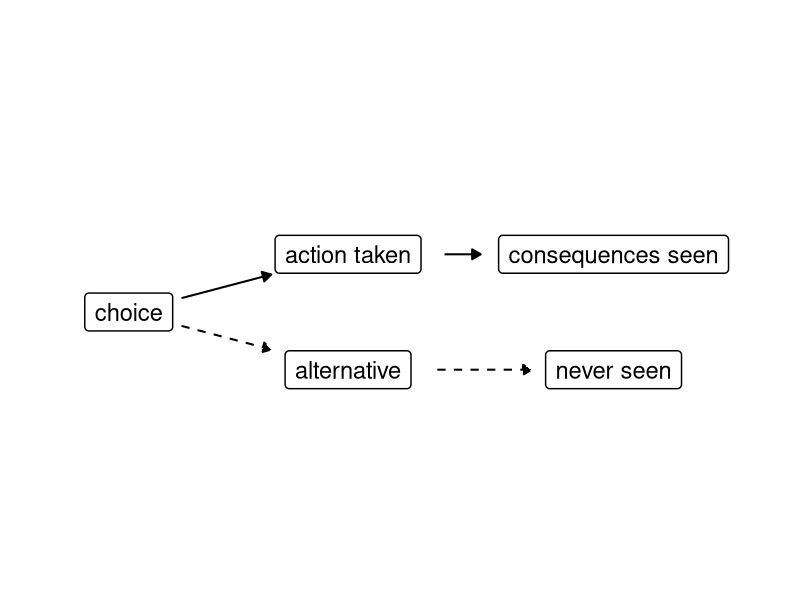
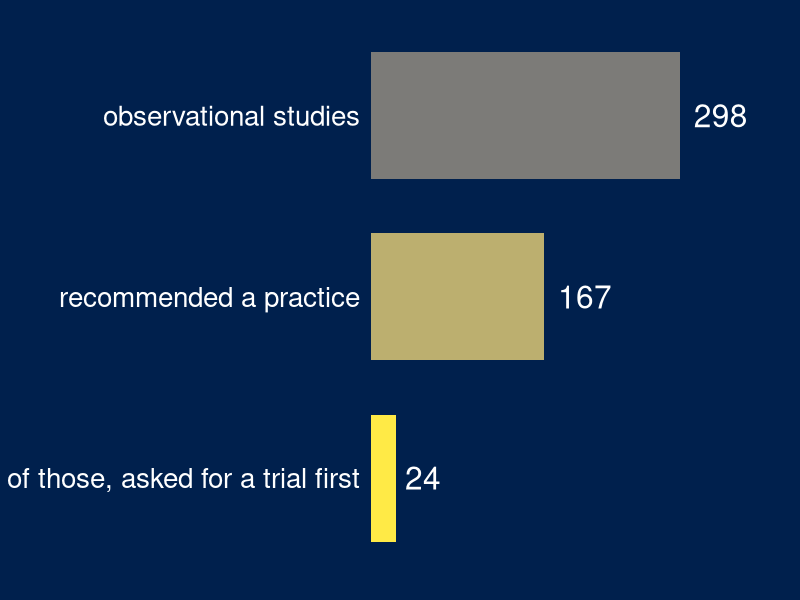
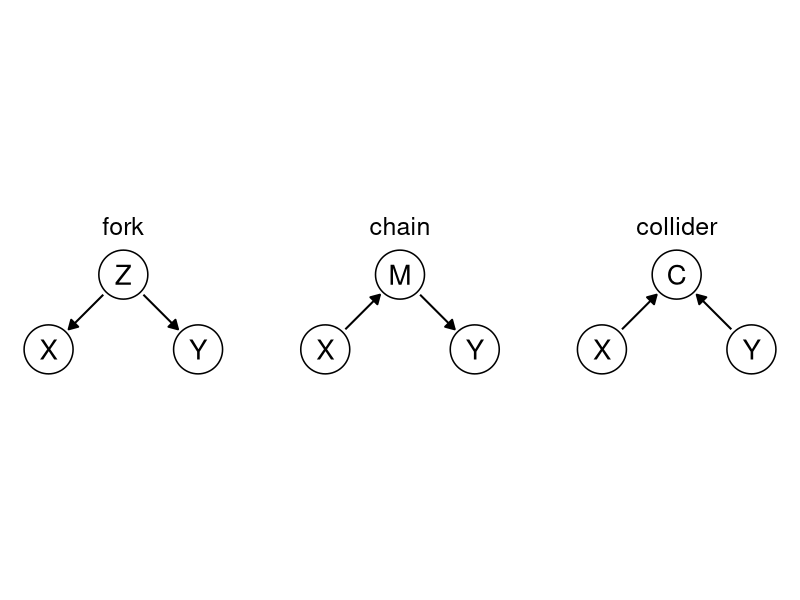
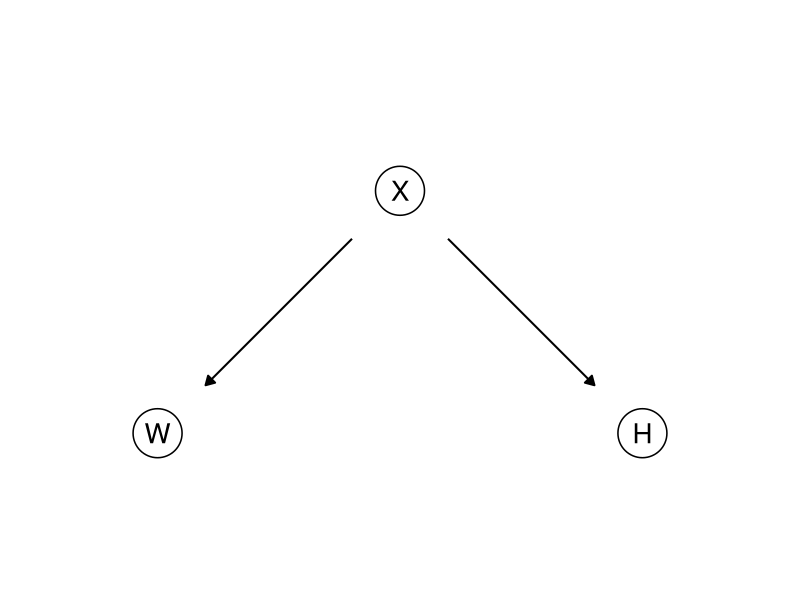
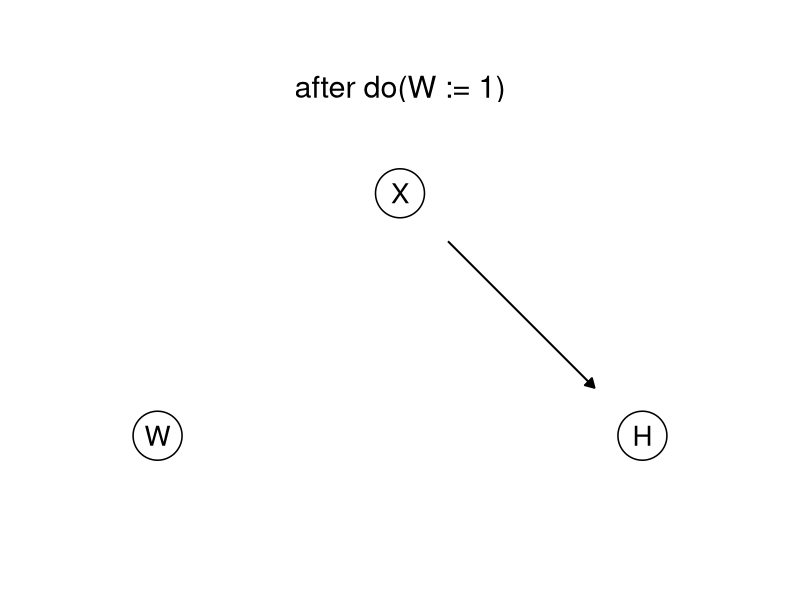
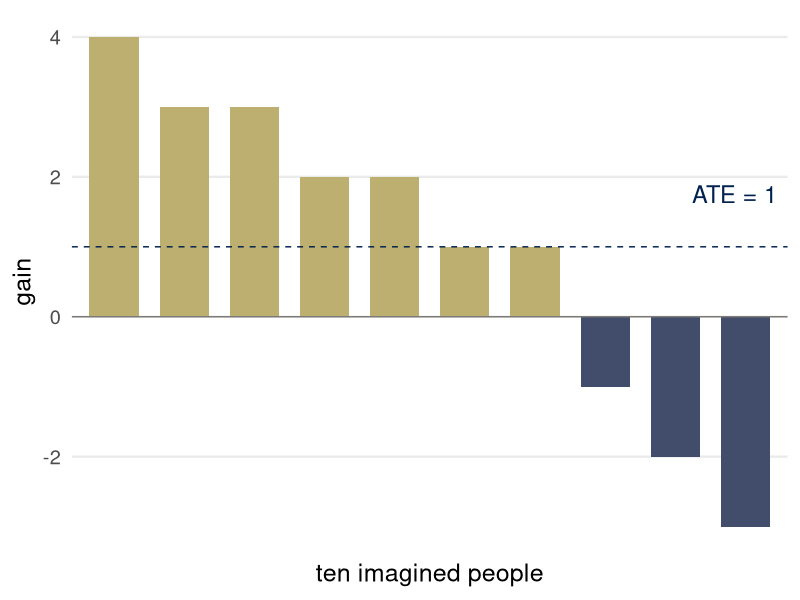
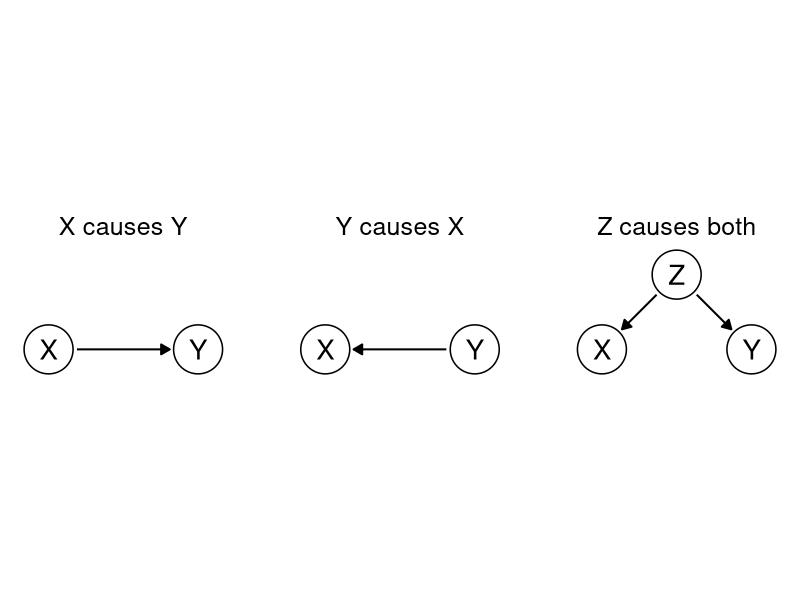
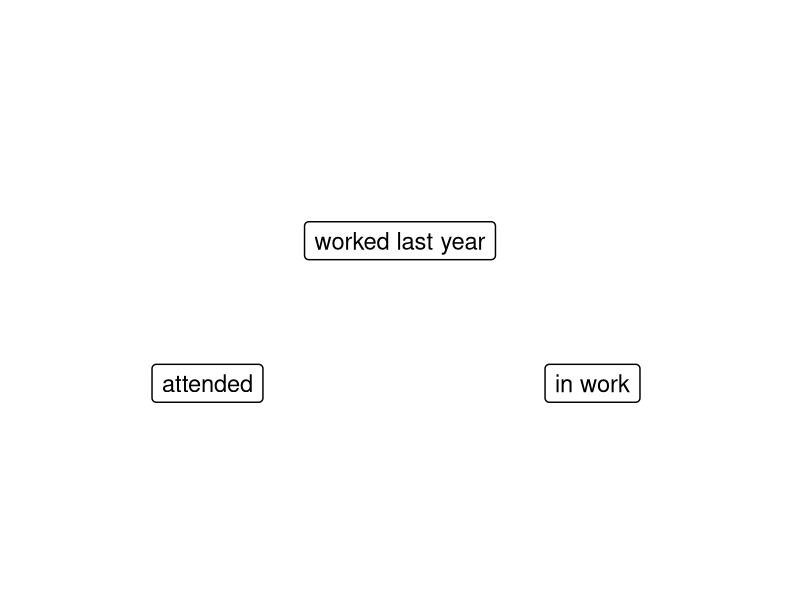

Here is the R script that generated these plots, in order:
## ---- chunk 1
library(ggplot2)
library(dplyr)
theme_set(theme_minimal(base_size = 18))
# cividis: navy, slate, gray, khaki, gold, yellow (viridisLite::cividis(9)[c(1, 3, 5, 6, 7, 9)])
navy <- "#00204D"; slate <- "#414D6B"; cgray <- "#7C7B78"; khaki <- "#9B9477"; gold <- "#BCAF6F"; yellow <- "#FFEA46"
two <- c(navy, gold)               # the two groups, wherever there are two
# charts on dark (.inverse) slides: white text on the navy background, yellow and gold for the two groups
dark <- theme(text = element_text(color = "white"), axis.text = element_text(color = "white"),
              legend.text = element_text(color = "white"), plot.title = element_text(color = "white"),
              panel.grid.major = element_line(color = slate), panel.grid.minor = element_blank(),
              plot.background = element_rect(fill = navy, color = NA),
              panel.background = element_rect(fill = navy, color = NA),
              legend.background = element_rect(fill = navy, color = NA),
              legend.key = element_rect(fill = navy, color = NA))
two_dark <- c(yellow, gold)

# Causal graphs. Nodes are letters in circles, or words in boxes (boxes = TRUE).
# Arrows are drawn last, so a slightly short estimate of a node's size cannot hide
# an arrowhead. r is the circle radius in data units; k the width of one character
# per unit of text size. One panel per value of `panel`.
draw_dag <- function(nodes, edges, dashed = character(0), highlight = character(0), boxes = FALSE,
                     text_size = 7, r = 0.36, k = 0.0165, xlim = c(-0.5, 2.5), ylim = c(-0.4, 1.4),
                     strip_size = 18) {
  if (!"panel" %in% names(nodes)) { nodes$panel <- ""; edges$panel <- "" }
  nodes$hw <- if (boxes) 0.5 * k * nchar(as.character(nodes$name)) * text_size + 0.06 else r
  nodes$hh <- if (boxes) 0.17 else r
  e <- edges |>
    left_join(nodes, by = c("panel", "from" = "name")) |>
    rename(x0 = x, y0 = y, hw0 = hw, hh0 = hh) |>
    left_join(nodes, by = c("panel", "to" = "name")) |>
    mutate(dx = x - x0, dy = y - y0, len = sqrt(dx^2 + dy^2), ux = dx / len, uy = dy / len,
           # distance from a node's center to the edge of its box (or circle) along the arrow
           s0 = if (boxes) pmin(hw0 / pmax(abs(ux), 1e-9), hh0 / pmax(abs(uy), 1e-9)) else hw0,
           s1 = if (boxes) pmin(hw / pmax(abs(ux), 1e-9), hh / pmax(abs(uy), 1e-9)) else hw,
           xs = x0 + (s0 + 0.02) * ux, ys = y0 + (s0 + 0.02) * uy,
           xe = x - (s1 + 0.02) * ux, ye = y - (s1 + 0.02) * uy,
           style = ifelse(paste(from, to) %in% dashed, "dashed", "solid"),
           col = ifelse(paste(from, to) %in% highlight, "#BCAF6F", "black"))
  p <- ggplot()
  p <- if (boxes) {
    p + geom_label(data = nodes, aes(x, y, label = name), size = text_size, label.size = 0.5,
                   label.padding = unit(0.35, "lines"))
  } else {
    p + geom_point(data = nodes, aes(x, y), size = 16, shape = 21, fill = "white", stroke = 0.8) +
      geom_text(data = nodes, aes(x, y, label = name), size = text_size, parse = TRUE)
  }
  p + geom_segment(data = e, aes(x = xs, y = ys, xend = xe, yend = ye, linetype = style, color = col),
                   arrow = arrow(length = unit(0.25, "cm"), type = "closed"),
                   linewidth = ifelse(e$col == "black", 0.7, 1.5), show.legend = FALSE) +
    scale_linetype_identity() + scale_color_identity() +
    facet_wrap(~ panel, nrow = 1) +
    coord_fixed(xlim = xlim, ylim = ylim) +
    theme_void() +
    theme(strip.text = element_text(size = strip_size), panel.spacing = unit(1.5, "lines"))
}
## ---- chunk 2
draw_dag(data.frame(name = c("choice", "action taken", "alternative", "consequences seen", "never seen"),
                    x = c(0, 1.9, 1.9, 4.2, 4.2), y = c(0.5, 1, 0, 1, 0)),
         data.frame(from = c("choice", "choice", "action taken", "alternative"),
                    to = c("action taken", "alternative", "consequences seen", "never seen")),
         dashed = c("choice alternative", "alternative never seen"),
         boxes = TRUE, text_size = 6, k = 0.021, xlim = c(-0.8, 5.5), ylim = c(-0.3, 1.3))
## ---- chunk 3
prasad <- data.frame(label = c("observational studies", "recommended a practice", "of those, asked for a trial first"),
                     n = c(298, 167, 24))
prasad$label <- factor(prasad$label, levels = rev(prasad$label))
ggplot(prasad, aes(n, label, fill = label)) +
  geom_col(width = 0.7, show.legend = FALSE) +
  geom_text(aes(label = n), hjust = -0.25, color = "white", size = 8) +
  scale_fill_manual(values = setNames(c(cgray, gold, yellow), levels(prasad$label)[3:1])) +
  scale_x_continuous(limits = c(0, 360), expand = c(0, 0)) +
  coord_cartesian(clip = "off") +
  labs(x = NULL, y = NULL) +
  dark +
  theme(axis.text.x = element_blank(), panel.grid.major = element_blank(), panel.grid.minor = element_blank(),
        axis.text.y = element_text(size = 20, color = "white"), plot.margin = margin(5, 40, 5, 5))
## ---- chunk 4
shapes <- c("fork", "chain", "collider")
nodes <- data.frame(panel = rep(shapes, each = 3),
                    name = c("Z", "X", "Y", "M", "X", "Y", "C", "X", "Y"),
                    x = rep(c(1, 0, 2), 3), y = rep(c(1, 0, 0), 3))
edges <- data.frame(panel = rep(shapes, each = 2),
                    from = c("Z", "Z", "X", "M", "X", "Y"),
                    to = c("X", "Y", "M", "Y", "C", "C"))
nodes$panel <- factor(nodes$panel, levels = shapes); edges$panel <- factor(edges$panel, levels = shapes)
draw_dag(nodes, edges)
## ---- chunk 5
draw_dag(data.frame(name = c("X", "W", "H"), x = c(1, 0, 2), y = c(1, 0, 0)),
         data.frame(from = c("X", "X"), to = c("W", "H")), r = 0.26, ylim = c(-0.35, 1.35))
## ---- chunk 6
draw_dag(data.frame(panel = "after do(W := 1)", name = c("X", "W", "H"), x = c(1, 0, 2), y = c(1, 0, 0)),
         data.frame(panel = "after do(W := 1)", from = "X", to = "H"), r = 0.26, strip_size = 22,
         ylim = c(-0.3, 1.3))
## ---- chunk 7
gains <- data.frame(person = factor(1:10), effect = c(4, 3, 3, 2, 2, 1, 1, -1, -2, -3))
ggplot(gains, aes(person, effect, fill = effect > 0)) +
  geom_col(width = 0.7, show.legend = FALSE) +
  geom_hline(yintercept = 0, color = cgray) +
  geom_hline(yintercept = mean(gains$effect), linetype = "dashed", color = navy) +
  annotate("text", x = 10.45, y = 1.75, label = "ATE = 1", hjust = 1, color = navy, size = 6) +
  scale_fill_manual(values = c(`TRUE` = gold, `FALSE` = slate)) +
  labs(x = "ten imagined people", y = "gain") +
  theme(panel.grid.major.x = element_blank(), panel.grid.minor = element_blank(), axis.text.x = element_blank())
## ---- chunk 8
pics <- c("X causes Y", "Y causes X", "Z causes both")
nodes <- data.frame(panel = c(pics[1], pics[1], pics[2], pics[2], pics[3], pics[3], pics[3]),
                    name = c("X", "Y", "X", "Y", "Z", "X", "Y"),
                    x = c(0, 2, 0, 2, 1, 0, 2), y = c(0, 0, 0, 0, 1, 0, 0))
edges <- data.frame(panel = c(pics[1], pics[2], pics[3], pics[3]),
                    from = c("X", "Y", "Z", "Z"), to = c("Y", "X", "X", "Y"))
nodes$panel <- factor(nodes$panel, levels = pics); edges$panel <- factor(edges$panel, levels = pics)
draw_dag(nodes, edges)
## ---- chunk 9
draw_dag(data.frame(name = c("worked last year", "attended", "in work"),
                    x = c(1.35, 0, 2.7), y = c(1, 0, 0), panel = ""),
         data.frame(from = character(0), to = character(0), panel = character(0)),
         boxes = TRUE, text_size = 6, k = 0.021,
         xlim = c(-1.2, 3.9), ylim = c(-0.25, 1.25))
## ---- chunk 10
draw_dag(data.frame(name = c("worked last year", "attended", "in work"),
                    x = c(1.35, 0, 2.7), y = c(1, 0, 0)),
         data.frame(from = c("worked last year", "worked last year", "attended"),
                    to = c("attended", "in work", "in work")),
         highlight = "attended in work", boxes = TRUE, text_size = 6, k = 0.021,
         xlim = c(-1.2, 3.9), ylim = c(-0.25, 1.25))
## ---- chunk 11
draw_dag(data.frame(name = c("Z", "X", "Y"), x = c(1, 0, 2), y = c(1, 0, 0)),
         data.frame(from = c("Z", "Z", "X"), to = c("X", "Y", "Y")), r = 0.26)
## ---- chunk 12
draw_dag(data.frame(name = c("Z", "U", "X", "Y"), x = c(0.4, 1.6, 0, 2), y = c(1.1, 1.1, 0, 0)),
         data.frame(from = c("Z", "Z", "U", "U", "X"), to = c("X", "Y", "X", "Y", "Y")),
         dashed = c("U X", "U Y"), r = 0.26)
## ---- chunk 13
loop_boxes <- data.frame(x = c(0, 3), y = c(0, 0), label = c("atop(agent, policy~pi)", "environment"))
loop_top <- data.frame(x = 0.62, y = 0.28, xend = 2.28, yend = 0.28)
loop_bottom <- data.frame(x = 2.28, y = -0.28, xend = 0.62, yend = -0.28)
loop_text <- data.frame(x = c(1.45, 1.45), y = c(1.12, -1.12),
                        label = c("action~italic(A)", "state~italic(S)*','~reward~italic(R)"))
ggplot() +
  geom_curve(data = loop_top, aes(x = x, y = y, xend = xend, yend = yend), curvature = -0.35,
             arrow = arrow(length = unit(0.3, "cm"), type = "closed"), linewidth = 0.8) +
  geom_curve(data = loop_bottom, aes(x = x, y = y, xend = xend, yend = yend), curvature = -0.35,
             arrow = arrow(length = unit(0.3, "cm"), type = "closed"), linewidth = 0.8) +
  geom_label(data = loop_boxes, aes(x, y, label = label), parse = TRUE, size = 7,
             label.padding = unit(0.6, "lines"), label.size = 0.6) +
  geom_text(data = loop_text, aes(x, y, label = label), parse = TRUE, size = 6.5) +
  coord_cartesian(xlim = c(-0.9, 3.9), ylim = c(-1.3, 1.3)) +
  theme_void()
## ---- chunk 14
panels <- c("cleans", "closes its eyes", "covers the mess")
room <- data.frame(panel = factor(panels, levels = panels))
cone <- do.call(rbind, lapply(panels[c(1, 3)], function(p)
  data.frame(panel = p, x = c(2.6, 9.6, 9.6), y = c(2.3, 7.4, 3.0))))
mess <- data.frame(panel = rep(panels[2:3], each = 2), x = c(7.6, 8.4, 7.6, 8.4), y = c(5.0, 4.3, 5.0, 4.3))
cover <- data.frame(panel = panels[3], xmin = 6.5, xmax = 9.7, ymin = 3.2, ymax = 6.1)
caption <- data.frame(panel = panels, x = 5, y = -1.6,
                      label = c("italic(R)==1*', room clean'", "italic(R)==1*', room dirty'", "italic(R)==1*', room dirty'"))
for (d in c("cone", "mess", "cover", "caption")) {
  z <- get(d); z$panel <- factor(z$panel, levels = panels); assign(d, z)
}
ggplot() +
  geom_rect(data = room, aes(xmin = 0, xmax = 10, ymin = 0, ymax = 8), fill = NA, color = slate, linewidth = 0.8) +
  geom_polygon(data = cone, aes(x, y), fill = gold, alpha = 0.5) +
  geom_point(data = mess, aes(x, y), size = 7, color = khaki) +
  geom_rect(data = cover, aes(xmin = xmin, xmax = xmax, ymin = ymin, ymax = ymax), fill = cgray, alpha = 0.8) +
  geom_point(data = data.frame(x = 2, y = 2), aes(x, y), size = 9, color = navy) +
  geom_text(data = caption, aes(x, y, label = label), parse = TRUE, size = 5.6) +
  facet_wrap(~ panel, nrow = 1) +
  coord_fixed(xlim = c(-0.3, 10.3), ylim = c(-2.4, 8.3)) +
  theme_void() + theme(strip.text = element_text(size = 17), panel.spacing = unit(1.5, "lines"))
## ---- chunk 15
skim <- data.frame(group = factor(rep(c("worked last year", "did not"), 2), levels = c("worked last year", "did not")),
                   panel = factor(rep(c("R", "U"), each = 2), levels = c("R", "U"),
                                  labels = c("italic(R)*':'~placement~rate", "italic(U)*':'~extra~people~'in'~work")),
                   value = c(70, 40, 6, 26), shown = c("70%", "40%", "6", "26"))
ggplot(skim, aes(group, value, fill = group)) +
  geom_col(width = 0.6, show.legend = FALSE) +
  geom_text(aes(label = shown), vjust = -0.4, size = 6) +
  facet_wrap(~ panel, scales = "free_y", labeller = label_parsed) +
  scale_fill_manual(values = two) +
  scale_y_continuous(expand = expansion(mult = c(0, 0.3))) +
  coord_cartesian(clip = "off") +
  labs(x = "the 100 people sent", y = NULL, caption = "invented numbers: the variant job center") +
  theme(axis.text.y = element_blank(), panel.grid.major = element_blank(), panel.grid.minor = element_blank(),
        strip.text = element_text(size = 17, margin = margin(b = 12)), axis.title.x = element_text(size = 15),
        plot.caption = element_text(size = 12, color = cgray))
